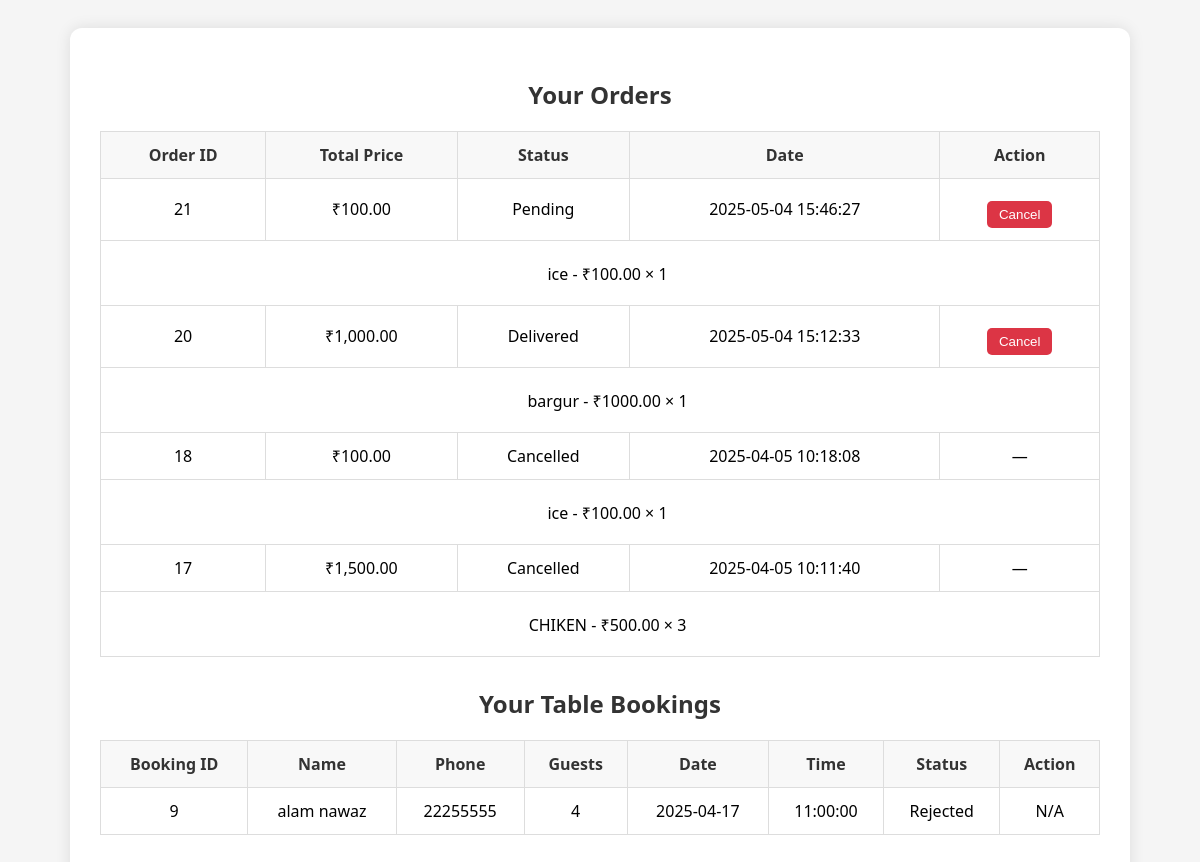
The page /user_orders.php (signed in) on the database its author committed.
### tables this page shows
CREATE TABLE `orders` (
  `id` int(11) NOT NULL,
  `user_id` int(11) NOT NULL,
  `user_name` varchar(100) DEFAULT NULL,
  `user_phone` varchar(20) DEFAULT NULL,
  `user_address` text DEFAULT NULL,
  `total_price` decimal(10,2) DEFAULT NULL,
  `status` varchar(20) DEFAULT 'Pending',
  `created_at` datetime DEFAULT current_timestamp()
);

CREATE TABLE `order_items` (
  `id` int(11) NOT NULL,
  `order_id` int(11) DEFAULT NULL,
  `item_name` varchar(100) DEFAULT NULL,
  `quantity` int(11) DEFAULT NULL,
  `price` decimal(10,2) DEFAULT NULL
);

CREATE TABLE `table_bookings` (
  `id` int(11) NOT NULL,
  `user_id` int(11) NOT NULL,
  `name` varchar(100) NOT NULL,
  `phone` varchar(15) NOT NULL,
  `guests` int(11) NOT NULL,
  `date` date NOT NULL,
  `time` time NOT NULL,
  `message` varchar(100) NOT NULL,
  `status` enum('Pending','Confirmed','Rejected') DEFAULT 'Pending',
  `created_at` timestamp NOT NULL DEFAULT current_timestamp(),
  `notified` tinyint(1) DEFAULT 0
);

### user_orders.php (the view, shortened to what this page needs)
<?php
include 'config.php';
$user_id = $_SESSION['user_id'];
$stmt = $pdo->prepare("SELECT * FROM orders WHERE user_id = ? ORDER BY created_at DESC");
$stmt->execute([$user_id]);
$orders = $stmt->fetchAll(PDO::FETCH_ASSOC);
$order_items = [];
foreach ($orders as $order) {
    $stmt_items = $pdo->prepare("SELECT * FROM order_items WHERE order_id = ?");
    $stmt_items->execute([$order['id']]);
    $order_items[$order['id']] = $stmt_items->fetchAll(PDO::FETCH_ASSOC);
}
?>
<!DOCTYPE html>
<html>
<head>
</head>
<body>
<div class="orders-container">
    <h2>Your Orders</h2>
    <table>
        <tr>
            <th>Order ID</th>
            <th>Total Price</th>
            <th>Status</th>
            <th>Date</th>
            <th>Action</th>
        </tr>
        <?php foreach ($orders as $order): ?>
            <tr>
                <td><?= $order['id'] ?></td>
                <td>₹<?= number_format($order['total_price'], 2) ?></td>
                <td class="status"><?= htmlspecialchars($order['status']) ?></td>
                <td><?= $order['created_at'] ?></td>
                <td>
                    <?php if (!in_array($order['status'], ['cancelled', 'delivered'])): ?>
                        <form method="post" class="cancel-form">
                            <button type="submit" name="cancel_order" class="cancel-btn">Cancel</button>
                        </form>
                    <?php else: ?>
                        —
                    <?php endif; ?>
                </td>
            </tr>
            <tr>
                <td colspan="5">
                    <div class="order-items">
                        <?php foreach ($order_items[$order['id']] as $item): ?>
                            <div class="item">
                                <?= htmlspecialchars($item['item_name']) ?> - ₹<?= $item['price'] ?> × <?= $item['quantity'] ?>
                            </div>
                        <?php endforeach; ?>
                    </div>
                </td>
            </tr>
        <?php endforeach; ?>
    </table>
    <h2>Your Table Bookings</h2>
<table border="1">
    <tr>
        <th>Booking ID</th>
        <th>Name</th>
        <th>Phone</th>
        <th>Guests</th>
        <th>Date</th>
        <th>Time</th>
        <th>Status</th>
        <th>Action</th>
    </tr>
    <?php
    $stmt = $pdo->prepare("SELECT * FROM table_bookings WHERE user_id = ? ORDER BY created_at DESC");
    $stmt->execute([$user_id]);
    $bookings = $stmt->fetchAll(PDO::FETCH_ASSOC);
    foreach ($bookings as $booking) :
    ?>
        <tr>
            <td><?= $booking['id'] ?></td>
            <td><?= htmlspecialchars($booking['name']) ?></td>
            <td><?= htmlspecialchars($booking['phone']) ?></td>
            <td><?= $booking['guests'] ?></td>
            <td><?= $booking['date'] ?></td>
            <td><?= $booking['time'] ?></td>
            <td><?= ucfirst($booking['status']) ?></td>
            <td>
                <?php if ($booking['status'] === 'Pending' || $booking['status'] === 'Confirmed'): ?>
                    <form method="post" style="display:inline;">
                        <input type="hidden" name="cancel_booking_id" value="<?= $booking['id'] ?>">
                        <button type="submit" name="cancel_booking" onclick="return confirm('Are you sure you want to cancel this booking?')">Cancel</button>
                    </form>
                <?php else: ?>
                    N/A
                <?php endif; ?>
            </td>
        </tr>
    <?php endforeach; ?>
</table>
</div>
</body>
</html>

### user_orders.php (style rules this page uses)
body { font-family: 'Segoe UI', sans-serif; background-color: #f5f5f5; padding: 20px; }
.orders-container { max-width: 1000px; margin: auto; background: #fff; padding: 30px; border-radius: 12px; box-shadow: 0 0 15px rgba(0,0,0,0.1); }
h2 { text-align: center; color: #333; }
table { width: 100%; border-collapse: collapse; margin-bottom: 30px; }
th, td { padding: 12px 15px; text-align: left; border-bottom: 1px solid #ddd; }
th { background-color: #007BFF; color: white; }
.order-items { margin-top: 10px; padding-left: 15px; }
.item { margin-bottom: 8px; }
.status { text-transform: capitalize; }
.cancel-btn { padding: 6px 12px; background-color: #dc3545; color: white; border: none; border-radius: 5px; cursor: pointer; }
.cancel-form { margin-top: 10px; }
table, th, td { border: 1px solid #ddd; }
th, td { padding: 12px; text-align: center; }
th { background-color: #f8f8f8; color: #333; }
button { padding: 6px 12px; background-color: #dc3545; color: white; border: none; border-radius: 4px; cursor: pointer; }

### rows shown on the page
orders: id "21", total_price "100.00", status "Pending", created_at "2025-05-04 15:46:27"
order_items: item_name "ice", price "100.00", quantity "1"
orders: id "20", total_price "1,000.00", status "Delivered", created_at "2025-05-04 15:12:33"
order_items: item_name "bargur", price "1000.00", quantity "1"
orders: id "18", total_price "100.00", status "Cancelled", created_at "2025-04-05 10:18:08"
order_items: item_name "ice", price "100.00", quantity "1"
orders: id "17", total_price "1,500.00", status "Cancelled", created_at "2025-04-05 10:11:40"
order_items: item_name "CHIKEN", price "500.00", quantity "3"
table_bookings: id "9", name "alam nawaz", phone "22255555", guests "4", date "2025-04-17", time "11:00:00", status "Rejected", shows "N/A"
